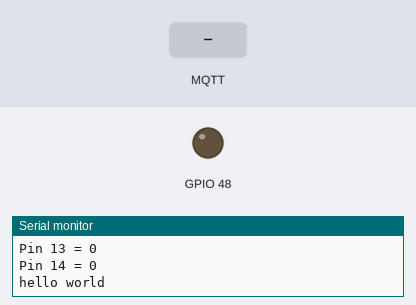
The program below on a simulated ESP32-S3. On the bench: output pins drawn as LEDs (lit = HIGH), the last lines printed to the serial monitor. Inputs (shaded band) come from the test bench. No MQTT or app messages arrive unless stated.

Above: at 4.6 s.
4.7 s: MQTT message "on" arrives on the first subscribed topic
At 5.9 s:
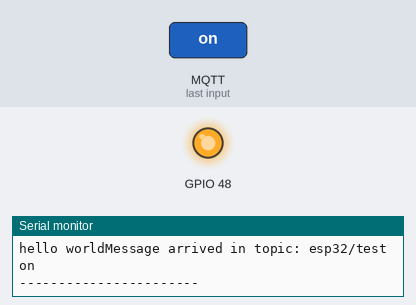
7.7 s: MQTT message "off" arrives on the first subscribed topic
At 8.1 s:
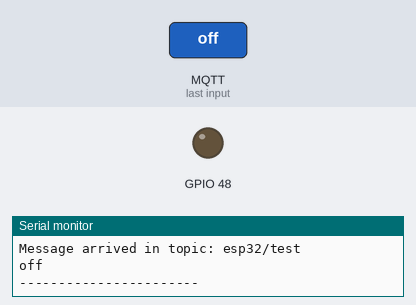
Timing chart, 0 to 10.7 s (numbered marks = the images above; inputs shaded):
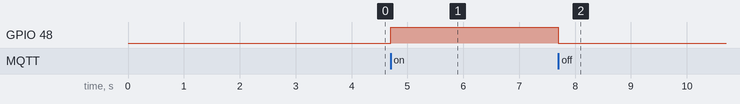

The program:

main.cpp
```cpp
#include <Arduino.h>
#include "mqtt.h"
#include "arm.h"

Servo myservo;
WiFiClient espclient;
PubSubClient client(espclient);
int d0[4] = {122, 180, 180, 60};
int d1[4] = {59, 149, 159, 100};
int d2[4] = {131, 64, 74, 30};
String input = "";
String expectedData = "open";
void onReceiveFunction(void)
{
  // 接收串口1发送过来的数据长度
  size_t available = Serial1.available();

  // 显示接收长度
  Serial.printf("onReceive Callback:: There are %d bytes available: ", available);
  // 接收长度不为0则一直减
  while (available--)
  {
    // 通过串口0显示串口1接收到的数据
    Serial.print((char)Serial1.read());
  }
  // 显示换行
  Serial.println();
}

void setup()
{
  Serial.begin(115200);
  Serial1.begin(9600, SERIAL_8N1, 5, 6);
  pinMode(48, OUTPUT);
  Serial.print("hello world");
  mqtt_init(espclient, client);
  Servo_Sweep(d1, myservo);
  Serial.print("hello world");
}
void loop()
{
  client.loop();
  // client.publish(topic, "shengyu");
  servo_command(myservo);

  // delay(3000);
  // Servo_Sweep(d1, myservo);
  // delay(3000);
  // Servo_Sweep(d2, myservo);
  while (Serial1.available() > 0)
  {
    input += char(Serial1.read());
    delay(2); // 延时一会，让串口缓存准备好下一个数字，不延时会导致数据丢失，
  }

  if (input.length() > 0)
  {
    Serial.println(input);
    if (input.equals(expectedData)) {
    Servo_Sweep(d1, myservo);
    delay(3000);
    Servo_Sweep(d2, myservo);
    delay(3000);
    Servo_Sweep(d0, myservo);
    }
    else
    {
      Serial.println("数据不相等！");
    }
    input = "";
  }
}
```

Measured:
- after the input at 4.7 s, GPIO 48: LOW → HIGH at once
- after the input at 7.7 s, GPIO 48: HIGH → LOW at once
